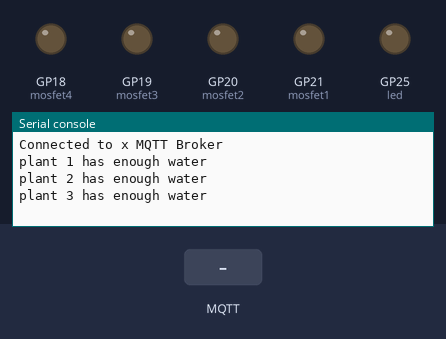
Bench run of a program on a simulated Raspberry Pi Pico running MicroPython. Parts: output pins drawn as LEDs (lit = HIGH), the last lines printed to the serial console. The inputs (shaded band) are chosen by the test bench. WiFi joins after 1.5 s; no MQTT or app messages arrive unless stated; values from a settings file that is not in the repository are placeholders; the clock reads 2024-03-15 10:24:30 at power-on unless the program sets it.

Above: at 7.8 s.
7.9 s: MQTT message "relays/relay1" arrives on the first subscribed topic
At 8.7 s:
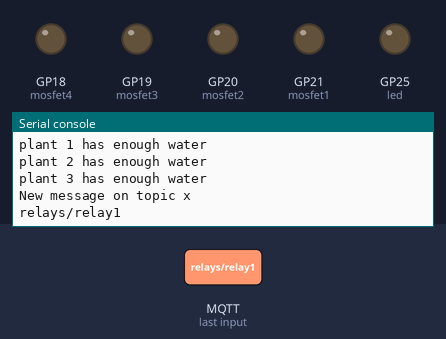
9.4 s: MQTT message "on" arrives on the first subscribed topic
At 9.9 s:
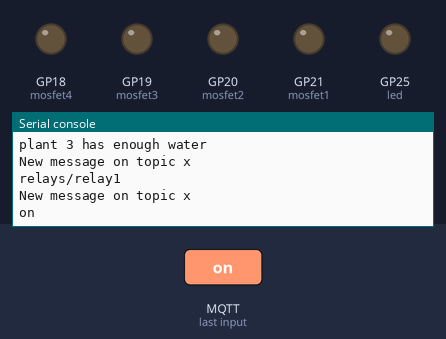
10.9 s: MQTT message "pump" arrives on the first subscribed topic
At 11.8 s:
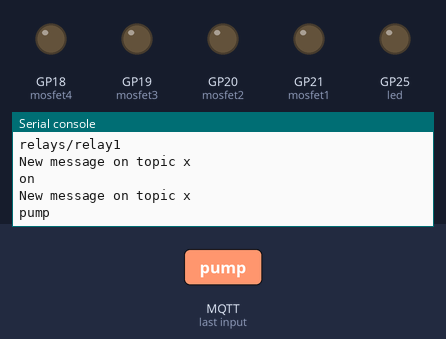
Timing chart, 0 to 13.9 s (numbered marks = the images above; inputs shaded):
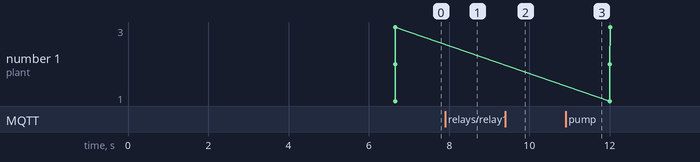

Measured:
- after the input at 7.9 s, the serial console: prints a new line at once (image 1)
- after the input at 9.4 s, the serial console: prints a new line at once (image 2)
- after the input at 10.9 s, the serial console: prints a new line at once (image 3)

The program:

main.py
```python
import network
import time
from machine import Pin
from umqtt.simple import MQTTClient

try:
    from secrets import secrets
except ImportError:
    print("Error, secrets could not be read")
    raise

mqtt_server = secrets['broker']
client_id = 'rpi_pico_watering_system'

led = Pin("LED", Pin.OUT)
# temp = DHT11(Pin(17, Pin.OUT, Pin.PULL_DOWN))

sensor1 = Pin(11, Pin.IN)
sensor2 = Pin(12, Pin.IN)
sensor3 = Pin(13, Pin.IN)

mosfet1 = Pin(21, Pin.OUT)
mosfet2 = Pin(20, Pin.OUT)
mosfet3 = Pin(19, Pin.OUT)
mosfet4 = Pin(18, Pin.OUT)

last_sensor_reading = 0
readings_interval = 5

wlan = network.WLAN(network.STA_IF)
wlan.active(True)
wlan.connect(secrets['ssid'], secrets['wifi_pass'])

while wlan.isconnected() == False:
  pass

time.sleep(5)

print("Connection successful")
print(wlan.ifconfig())


def mqtt_connect():
    client = MQTTClient(client_id, mqtt_server, keepalive=3600)
    client.set_callback(sub_cb)
    client.connect()
    for topic in secrets['sub_topics']:
        client.subscribe(bytes(topic,'utf-8'))

    print("Connected to %s MQTT Broker" % (mqtt_server))
    return client


def reconnect():
    print("Failed to connect to the MQTT Broker. Reconnecting...")
    time.sleep(5)
    print('reconnect')
    machine.reset()


def sub_cb(topic, message):

    message = message.decode("utf-8")
    topic = topic.decode("utf-8")

    print("New message on topic {}".format(topic))
    print(message)

    if topic == "relays/relay1":
        if message == "on":
            mosfet1.high()
        else:
            mosfet1.low()
    if topic == "relays/relay2":
        if message == "on":
            mosfet2.high()
        else:
            mosfet2.low()
    if topic == "relays/relay3":
        if message == "on":
            mosfet3.high()
        else:
            mosfet3.low()
    if topic == "pump":
        if message == "on":
            mosfet4.high()
        else:
            mosfet4.low()


try:
    client = mqtt_connect()
except OSError as e:
    print('exception')
    reconnect()

while True:
    try:
        client.check_msg()

        if (time.time() - last_sensor_reading) > readings_interval:

            if sensor1.value() == 0:
                print("plant 1 needs water")
                client.publish(b"moisture/sensor1", b"on")
            else:
                print("plant 1 has enough water")
                client.publish(b"moisture/sensor1", b"off")
            if sensor2.value() == 0:
                print("plant 2 needs water")
                client.publish(b"moisture/sensor2", b"on")
            else:
                print("plant 2 has enough water")
                client.publish(b"moisture/sensor2", b"off")
            if sensor3.value() == 0:
                print("plant 3 needs water")
                client.publish(b"moisture/sensor3", b"on")
            else:
                print("plant 3 has enough water")
                client.publish(b"moisture/sensor3", b"off")
            last_sensor_reading = time.time()
    except OSError as e:
        reconnect()
```
